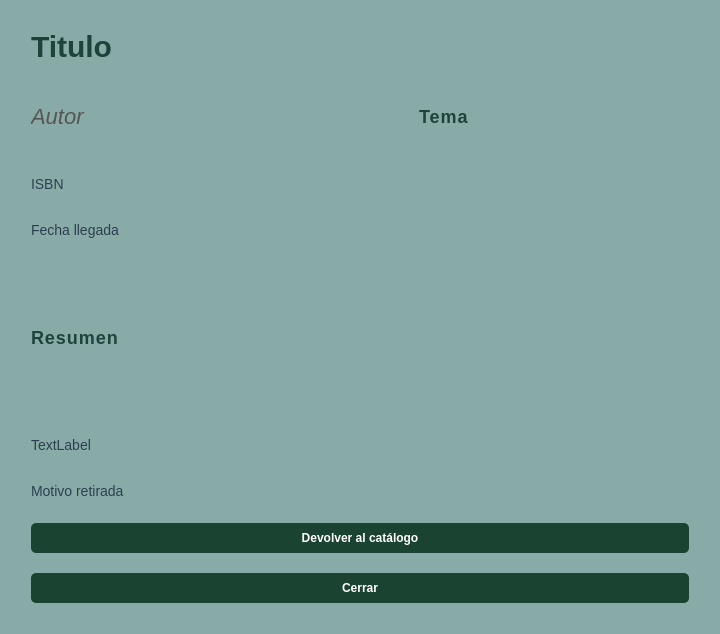
<?xml version="1.0" encoding="UTF-8"?>
<ui version="4.0">
 <class>Dialog</class>
 <widget class="QDialog" name="Dialog">
  <property name="geometry">
   <rect>
    <x>0</x>
    <y>0</y>
    <width>720</width>
    <height>634</height>
   </rect>
  </property>
  <property name="sizePolicy">
   <sizepolicy hsizetype="Minimum" vsizetype="Preferred">
    <horstretch>0</horstretch>
    <verstretch>0</verstretch>
   </sizepolicy>
  </property>
  <property name="minimumSize">
   <size>
    <width>720</width>
    <height>634</height>
   </size>
  </property>
  <property name="maximumSize">
   <size>
    <width>720</width>
    <height>634</height>
   </size>
  </property>
  <property name="windowTitle">
   <string>Dialog</string>
  </property>
  <property name="styleSheet">
   <string notr="true">#Dialog {
    background-color: #89ABA7;
}

QLabel {
    font-family: &quot;Segoe UI&quot;, &quot;Roboto&quot;, &quot;Helvetica&quot;;
    color: #2C3E50;
    font-size: 14px;
}


#linea_titulo {
    font-size: 30px;
    font-weight: bold;
    color: #1D433A; 
}

#linea_autor {
    font-size: 22px;
    font-style: italic;
    color: #555555;
}

#linea_tema, #linea_resumen {
    font-weight: bold;
    text-transform: uppercase;
    font-size: 18px;
    letter-spacing: 1px;
    color: #1D433A;
}</string>
  </property>
  <layout class="QHBoxLayout" name="horizontalLayout_5">
   <property name="sizeConstraint">
    <enum>QLayout::SetMinimumSize</enum>
   </property>
   <item>
    <layout class="QVBoxLayout" name="verticalLayout_2">
     <property name="spacing">
      <number>20</number>
     </property>
     <property name="sizeConstraint">
      <enum>QLayout::SetDefaultConstraint</enum>
     </property>
     <property name="leftMargin">
      <number>20</number>
     </property>
     <property name="topMargin">
      <number>20</number>
     </property>
     <property name="rightMargin">
      <number>20</number>
     </property>
     <property name="bottomMargin">
      <number>20</number>
     </property>
     <item>
      <widget class="QLabel" name="linea_titulo">
       <property name="maximumSize">
        <size>
         <width>16777215</width>
         <height>30</height>
        </size>
       </property>
       <property name="text">
        <string>Titulo</string>
       </property>
      </widget>
     </item>
     <item>
      <layout class="QHBoxLayout" name="horizontalLayout_11">
       <property name="topMargin">
        <number>20</number>
       </property>
       <property name="bottomMargin">
        <number>20</number>
       </property>
       <item>
        <widget class="QLabel" name="linea_autor">
         <property name="minimumSize">
          <size>
           <width>0</width>
           <height>30</height>
          </size>
         </property>
         <property name="maximumSize">
          <size>
           <width>16777215</width>
           <height>30</height>
          </size>
         </property>
         <property name="text">
          <string>Autor</string>
         </property>
        </widget>
       </item>
       <item>
        <widget class="QLabel" name="linea_tema">
         <property name="minimumSize">
          <size>
           <width>0</width>
           <height>30</height>
          </size>
         </property>
         <property name="maximumSize">
          <size>
           <width>270</width>
           <height>30</height>
          </size>
         </property>
         <property name="text">
          <string>Tema</string>
         </property>
        </widget>
       </item>
      </layout>
     </item>
     <item>
      <widget class="QLabel" name="linea_isbn">
       <property name="text">
        <string>ISBN</string>
       </property>
      </widget>
     </item>
     <item>
      <widget class="QLabel" name="linea_fecha">
       <property name="text">
        <string>Fecha llegada</string>
       </property>
      </widget>
     </item>
     <item>
      <widget class="QLabel" name="linea_resumen">
       <property name="minimumSize">
        <size>
         <width>650</width>
         <height>150</height>
        </size>
       </property>
       <property name="maximumSize">
        <size>
         <width>16777215</width>
         <height>150</height>
        </size>
       </property>
       <property name="text">
        <string>Resumen</string>
       </property>
       <property name="wordWrap">
        <bool>true</bool>
       </property>
      </widget>
     </item>
     <item>
      <widget class="QLabel" name="linea_fecharetirada">
       <property name="text">
        <string>TextLabel</string>
       </property>
      </widget>
     </item>
     <item>
      <widget class="QLabel" name="linea_motivo">
       <property name="maximumSize">
        <size>
         <width>16777215</width>
         <height>30</height>
        </size>
       </property>
       <property name="text">
        <string>Motivo retirada</string>
       </property>
      </widget>
     </item>
     <item>
      <widget class="QPushButton" name="boton_devolver">
       <property name="styleSheet">
        <string notr="true">QPushButton {
    background-color: #1B4332; 
    color: white;  
    border-radius: 5px; 
    padding: 8px;  
    font-weight: bold;
}

QPushButton:hover {
    background-color: #2D6A4F; 
}

QPushButton:pressed {
    background-color: #081C15; 
}</string>
       </property>
       <property name="text">
        <string>Devolver al catálogo</string>
       </property>
      </widget>
     </item>
     <item>
      <widget class="QPushButton" name="boton_cerrar">
       <property name="styleSheet">
        <string notr="true">QPushButton {
    background-color: #1B4332; 
    color: white;  
    border-radius: 5px; 
    padding: 8px;  
    font-weight: bold;
}

QPushButton:hover {
    background-color: #2D6A4F; 
}

QPushButton:pressed {
    background-color: #081C15; 
}</string>
       </property>
       <property name="text">
        <string>Cerrar</string>
       </property>
      </widget>
     </item>
    </layout>
   </item>
  </layout>
 </widget>
 <resources/>
 <connections/>
</ui>
